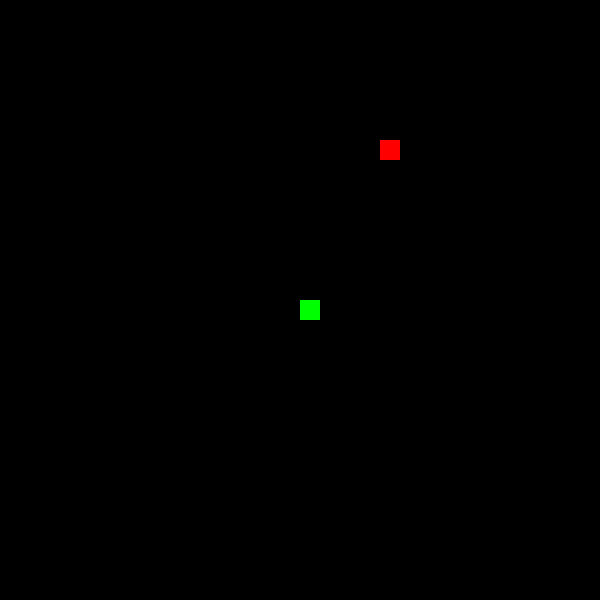
Frame 1 (no input)
Frame 60 (the mouse pressed at the canvas centre just before this capture): identical to frame 1, image omitted
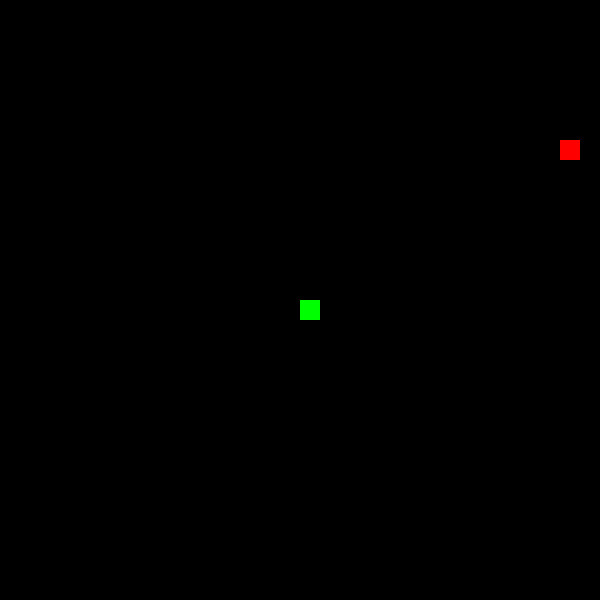
Frame 120 (the mouse held since frame 60 and released just before this capture)

The Processing sketch that drew these frames (run headless with seeded random() and noise(); from frame 60 on, the mouse is pressed at the canvas centre):

// Processing sketch: Snake_Game
// ── Snake_Game.pde
Snake s;
int rez = 20;
PVector food;
float w, h;

void setup() {
  size(600, 600);
  reset();
}

void reset() {
  w = floor(width / rez);
  h = floor(height / rez);
  frameRate(17);
  s = new Snake();
  foodLocation();
}

void foodLocation() {
  float x = floor(random(w));
  float y = floor(random(h));
  food = new PVector(x, y);
}

void mousePressed() {
  loop();
  reset();
}

void keyPressed() {
  if (keyCode == LEFT) {
    s.setDir(-1, 0);
  }
  if (keyCode == RIGHT) {
    s.setDir(1, 0);
  }
  if (keyCode == UP) {
    s.setDir(0, -1);
  }
  if (keyCode == DOWN) {
    s.setDir(0, 1);
  }
}

void draw() {
  scale(rez);
  background(0);
  if (s.eat(food)) {
    foodLocation();
  }
  s.render();
  s.update();
  if (s.endGame()) {
    print("ENGDAME");
    background(255, 0, 0);
    noLoop();
  }
  noStroke();
  fill(255, 0, 0);
  rect(food.x, food.y, 1, 1);
}

// ── Snake.pde
class Snake {
  ArrayList<PVector> body;
  float xdir, ydir, len;
  Snake() {
    this.body = new ArrayList<PVector>();
    this.body.add(new PVector(floor(w / 2), floor(h / 2)));
    this.xdir = 0;
    this.ydir = 0;
    this.len = 0;
  }
  
  void setDir(float x, float y) {
    this.xdir = x;
    this.ydir = y;
  }
  
  void update() {
    PVector head = this.body.get(this.body.size() - 1).copy();
    this.body.remove(0);
    head.x += this.xdir;
    head.y += this.ydir;
    this.body.add(head);
  }
  
  void grow() {
    PVector head = this.body.get(this.body.size() - 1).copy();
    this.len++;
    this.body.add(head);
  }
  
  boolean endGame() {
    float x = this.body.get(this.body.size() - 1).x;
    float y = this.body.get(this.body.size() - 1).y;
    if (x > w - 1 || x < 0 || y > h - 1 || y < 0) {
      return true;
    }
    for (int i = 0; i < this.body.size() - 1; i++) {
      PVector part = this.body.get(i);
      if (part.x == x && part.y == y) {
        return true;
      }
    }
    return false;
  }
  
  boolean eat(PVector pos) {
    float x = this.body.get(this.body.size() - 1).x;
    float y = this.body.get(this.body.size() - 1).y;
    if (x == pos.x && y == pos.y) {
      this.grow();
      return true;
    }
    return false;
  }
  
  void render() {
    for (int i = 0; i < this.body.size(); i++) {
      fill(0, 255, 0);
      noStroke();
      rect(this.body.get(i).x, this.body.get(i).y, 1, 1);
    }
  }
}
